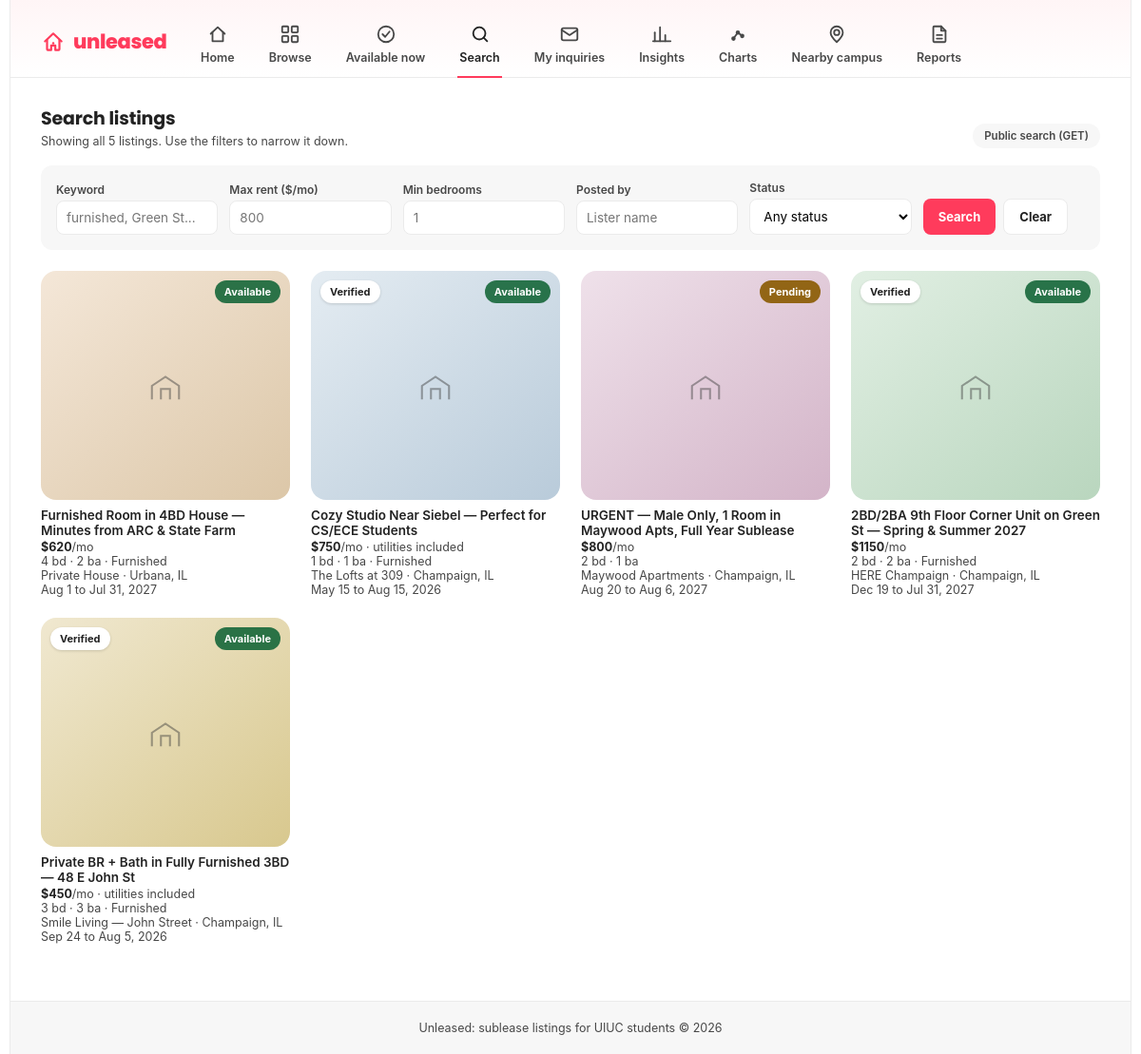
The page /listings/search/ on the database its author committed.
### listings/models.py (models this page shows, shortened)
class Listing(models.Model):
    class Status(models.TextChoices):
        AVAILABLE = 'available', 'Available'
        PENDING   = 'pending',   'Pending'
        FILLED    = 'filled',    'Filled'
    class GenderPreference(models.TextChoices):
        ANY     = 'any',     'Any'
        MALE    = 'male',    'Males only'
        FEMALE  = 'female',  'Females only'
    lister = models.ForeignKey(
        settings.AUTH_USER_MODEL,
        on_delete=models.CASCADE,          # Listing disappears if lister deletes account
        related_name='listings',
    )
    title = models.CharField(max_length=200)
    description = models.TextField(
        help_text="Full description. Can be AI-generated from a pasted WhatsApp message.",
    )
    monthly_rent = models.DecimalField(
        max_digits=7,
        decimal_places=2,
        validators=[MinValueValidator(0)],
    )
    utilities_included = models.BooleanField(
        default=False,
        help_text="True if electricity, water, internet are all bundled into the rent.",
    )
    building_name = models.CharField(
        max_length=200,
        blank=True,
        help_text="Public-facing building name shown before address is revealed.",
    )
    street_address = models.CharField(
        max_length=300,
        help_text="Full address — only revealed to seekers after an inquiry is accepted.",
    )
    unit_number = models.CharField(max_length=20, blank=True)
    city = models.CharField(max_length=100, default='Champaign')
    state = models.CharField(max_length=2, default='IL')
    zip_code = models.CharField(max_length=10, default='61820')
    bedrooms = models.PositiveSmallIntegerField()
    bathrooms = models.DecimalField(max_digits=3, decimal_places=1)
    is_private_bedroom = models.BooleanField(
        default=True,
        help_text="True if the subleasee gets a private, lockable bedroom.",
    )
    is_private_bathroom = models.BooleanField(default=False)
    is_furnished = models.BooleanField(default=False)
    has_in_unit_laundry = models.BooleanField(default=False)
    has_parking = models.BooleanField(default=False)
    has_balcony = models.BooleanField(default=False)
    pets_allowed = models.BooleanField(default=False)
    ac_included = models.BooleanField(default=True)
    available_from = models.DateField()
    available_until = models.DateField()
    gender_preference = models.CharField(
        max_length=10,
        choices=GenderPreference.choices,
        default=GenderPreference.ANY,
    )
    status = models.CharField(
        max_length=10,
        choices=Status.choices,
        default=Status.AVAILABLE,
    )
    is_property_verified = models.BooleanField(
        default=False,
        help_text="True once the lister has uploaded proof of lease.",
    )
    lease_document = models.FileField(
        upload_to='lease_docs/',
        null=True,
        blank=True,
        help_text="Private document — only visible to admins for verification.",
    )
    external_listing_url = models.URLField(
        blank=True,
        help_text="Optional link to official property manager listing (e.g. Smile Living).",
    )
    view_count = models.PositiveIntegerField(default=0)
    save_count = models.PositiveIntegerField(default=0)
    inquiry_count = models.PositiveIntegerField(default=0)
    ai_parsed = models.BooleanField(
        default=False,
        help_text="True if this listing was created via the WhatsApp message parser.",
    )
    raw_whatsapp_text = models.TextField(
        blank=True,
        help_text="Original pasted WhatsApp message stored for audit/re-parsing.",
    )
    saved_by_users = models.ManyToManyField(
        settings.AUTH_USER_MODEL,
        through='SavedListing',
        related_name='favorites',
        blank=True,
    )
    created_at = models.DateTimeField(auto_now_add=True)
    updated_at = models.DateTimeField(auto_now=True)
    class Meta:
        ordering = ['-created_at']
        constraints = [
            models.UniqueConstraint(
                fields=['lister', 'street_address', 'unit_number', 'available_from'],
                name='unique_listing_per_lister_unit_date',
            )
        ]
        verbose_name = 'Listing'
        verbose_name_plural = 'Listings'
    def get_absolute_url(self):
        return reverse('listings:detail', kwargs={'pk': self.pk})

### listings/views.py (the view)
# urls.py: path('search/', views.listing_search, name='search'),      # GET search (public, shareable)
def listing_search(request):
    q = request.GET.get('q', '').strip()
    max_rent = request.GET.get('max_rent', '').strip()
    min_bedrooms = request.GET.get('min_bedrooms', '').strip()
    lister_name = request.GET.get('lister', '').strip()
    status = request.GET.get('status', '').strip()
    results = Listing.objects.select_related('lister')
    if q:
        results = results.filter(
            Q(title__icontains=q)
            | Q(description__icontains=q)
            | Q(building_name__icontains=q)
        )
    if max_rent.isdigit():
        results = results.filter(monthly_rent__lte=max_rent)
    if min_bedrooms.isdigit():
        results = results.filter(bedrooms__gte=min_bedrooms)
    if lister_name:
        results = results.filter(
            Q(lister__first_name__icontains=lister_name)
            | Q(lister__last_name__icontains=lister_name)
            | Q(lister__username__icontains=lister_name)
        )
    if status in Listing.Status.values:
        results = results.filter(status=status)
    searched = any([q, max_rent, min_bedrooms, lister_name, status])
    context = {
        'results': results,
        'searched': searched,
        'total_listings': Listing.objects.count(),
        'status_choices': Listing.Status.choices,
        'form_values': {
            'q': q,
            'max_rent': max_rent,
            'min_bedrooms': min_bedrooms,
            'lister': lister_name,
            'status': status,
        },
    }
    return render(request, 'listings/listing_search.html', context)

### listings/templates/listings/listing_search.html (shortened to what this page needs)
{% extends "base.html" %}
{% block content %}
  <div class="section-head">
    <div>
      <h2>Search listings</h2>
      <div class="sub">
        {% if searched %}
          {{ results|length }} of {{ total_listings }} listing{{ total_listings|pluralize }} match your filters
        {% else %}
          Showing all {{ total_listings }} listing{{ total_listings|pluralize }}. Use the filters to narrow it down.
        {% endif %}
      </div>
    </div>
    <span class="pill">Public search (GET)</span>
  </div>
  <form class="search-form" method="get" action="{% url 'listings:search' %}">
    <div>
      <label for="q">Keyword</label>
      <input id="q" name="q" type="text" placeholder="furnished, Green St..." value="{{ form_values.q }}">
    </div>
    <div>
      <label for="max_rent">Max rent ($/mo)</label>
      <input id="max_rent" name="max_rent" type="number" min="0" step="50" placeholder="800" value="{{ form_values.max_rent }}">
    </div>
    <div>
      <label for="min_bedrooms">Min bedrooms</label>
      <input id="min_bedrooms" name="min_bedrooms" type="number" min="0" placeholder="1" value="{{ form_values.min_bedrooms }}">
    </div>
    <div>
      <label for="lister">Posted by</label>
      <input id="lister" name="lister" type="text" placeholder="Lister name" value="{{ form_values.lister }}">
    </div>
    <div>
      <label for="status">Status</label>
      <select id="status" name="status">
        <option value="">Any status</option>
      </select>
    </div>
    <div class="search-actions">
      <button class="btn" type="submit">Search</button>
      <a class="btn btn--ghost" href="{% url 'listings:search' %}">Clear</a>
    </div>
  </form>
  <div class="grid">
    {% for listing in results %}
      {% cycle 'g1' 'g2' 'g3' 'g4' 'g5' 'g6' 'g7' 'g8' as tint silent %}
      {% include "listings/partials/_listing_card.html" with tint=tint %}
    {% empty %}
      <div class="empty">
        <div class="empty-icon">{% include "partials/_house_icon.html" %}</div>
        <h3>No listings match your search</h3>
        <p>Try a higher max rent, fewer bedrooms, or a different keyword. <a href="{% url 'listings:search' %}"><u>Clear all filters</u></a></p>
      </div>
    {% endfor %}
  </div>
{% endblock %}

### listings/templates/listings/partials/_listing_card.html
<a class="card" href="{{ listing.get_absolute_url }}">
  <div class="thumb {{ tint|default:'g1' }}">
    {% if listing.is_property_verified %}<span class="badge-fav">Verified</span>{% endif %}
    <span class="status status--{{ listing.status }}">{{ listing.get_status_display }}</span>
    <div class="thumb-icon">{% include "partials/_house_icon.html" %}</div>
  </div>
  <p class="card-title">{{ listing.title }}</p>
  <p class="card-meta"><b>${{ listing.monthly_rent|floatformat:"0" }}</b>/mo{% if listing.utilities_included %} &middot; utilities included{% endif %}</p>
  <p class="card-meta">{{ listing.bedrooms }} bd &middot; {{ listing.bathrooms|floatformat:"-1" }} ba{% if listing.is_furnished %} &middot; Furnished{% endif %}</p>
  <p class="card-meta">{{ listing.building_name|default:"Private residence" }} &middot; {{ listing.city }}, {{ listing.state }}</p>
  <p class="card-meta">{{ listing.available_from|date:"M j" }} to {{ listing.available_until|date:"M j, Y" }}</p>
</a>

### templates/partials/_house_icon.html
<svg viewBox="0 0 24 24" aria-hidden="true"><path d="M3 21v-9l9-6 9 6v9"/><path d="M9 21v-7h6v7"/></svg>

### static/css/base.css (style rules this page uses)
:root { --accent: #FF3B5C; --accent-dark: #E31C41; --ink: #222222; --ink-soft: #484848; --line: #EBEBEB; --bg-card: #F7F7F7; --radius-lg: 16px; --radius-md: 12px; --radius-pill: 999px; --font-display: 'Poppins', -apple-system, BlinkMacSystemFont, "Segoe UI", sans-serif; }
* { box-sizing: border-box; }
html, body { margin: 0; padding: 0; }
body { font-family: -apple-system, BlinkMacSystemFont, "Segoe UI", Helvetica, Arial, sans-serif; color: var(--ink); background: #fff; -webkit-font-smoothing: antialiased; }
a { color: inherit; text-decoration: none; }
.section-head { display: flex; align-items: flex-end; justify-content: space-between; gap: 12px; margin-bottom: 18px; }
.section-head h2 { font-family: var(--font-display); font-size: 19px; margin: 0; letter-spacing: -0.01em; }
.section-head .sub { font-size: 12.5px; color: var(--ink-soft); margin-top: 2px; }
.pill { font-size: 11.5px; font-weight: 600; color: var(--ink-soft); background: var(--bg-card); border-radius: var(--radius-pill); padding: 6px 12px; white-space: nowrap; }
.grid { display: grid; grid-template-columns: repeat(auto-fill, minmax(240px, 1fr)); gap: 22px; }
.card { display: block; }
.thumb { position: relative; border-radius: var(--radius-lg); aspect-ratio: 1 / 0.92; overflow: hidden; margin-bottom: 8px; transition: transform 0.15s ease, box-shadow 0.15s ease; }
.badge-fav { position: absolute; top: 10px; left: 10px; background: #fff; color: var(--ink); font-size: 11px; font-weight: 700; padding: 5px 10px; border-radius: var(--radius-pill); box-shadow: 0 1px 3px rgba(0, 0, 0, 0.15); }
.status { position: absolute; top: 10px; right: 10px; font-size: 11px; font-weight: 700; padding: 5px 10px; border-radius: var(--radius-pill); background: rgba(0, 0, 0, 0.55); color: #fff; }
.status--available { background: rgba(23, 104, 58, 0.9); }
.status--pending { background: rgba(138, 90, 0, 0.9); }
.card-title { font-size: 13.5px; font-weight: 600; margin: 0 0 2px; }
.card-meta { font-size: 12.5px; color: var(--ink-soft); margin: 0; }
.card-meta b { color: var(--ink); }
.g1 { background: linear-gradient(140deg, #F4E7D8, #DCC7A8); }
.g2 { background: linear-gradient(140deg, #E4ECF2, #B9CBDA); }
.g3 { background: linear-gradient(140deg, #EFE1EA, #D3B4C8); }
.g4 { background: linear-gradient(140deg, #E1EFE3, #B9D6BE); }
.g5 { background: linear-gradient(140deg, #F0E8D0, #D8C88E); }
.thumb-icon { position: absolute; inset: 0; display: flex; align-items: center; justify-content: center; opacity: 0.45; }
.thumb-icon svg { width: 38px; height: 38px; stroke: #3a3a3a; fill: none; stroke-width: 1.3; }

### listings/templates/listings/listing_search.html (style rules this page uses)
.search-form { display: grid; grid-template-columns: repeat(auto-fit, minmax(160px, 1fr)); gap: 12px; align-items: end; background: var(--bg-card); border-radius: var(--radius-md); padding: 16px; margin-bottom: 22px; }
.search-form label { display: block; font-size: 12px; font-weight: 600; color: var(--ink-soft); margin-bottom: 4px; }
.search-form input, .search-form select { width: 100%; font: inherit; font-size: 13.5px; padding: 9px 10px; border: 1px solid var(--line); border-radius: 8px; background: #fff; }
.search-actions { display: flex; gap: 8px; }
.btn { font: inherit; font-size: 13px; font-weight: 700; cursor: pointer; padding: 10px 16px; border-radius: 8px; border: 0; background: var(--accent); color: #fff; text-align: center; }
.btn--ghost { background: #fff; color: var(--ink); border: 1px solid var(--line); }

### rows shown on the page
Listing: status "Available", title "Furnished Room in 4BD House — Minutes from ARC & State Farm", monthly_rent "620", bedrooms "4", bathrooms "2", is_furnished "· Furnished", building_name "Private House", city "Urbana", state "IL", available_from "Aug 1", available_until "Jul 31, 2027"
Listing: is_property_verified "Verified", status "Available", title "Cozy Studio Near Siebel — Perfect for CS/ECE Students", monthly_rent "750", utilities_included "· utilities included", bedrooms "1", bathrooms "1", is_furnished "· Furnished", building_name "The Lofts at 309", city "Champaign", state "IL", available_from "May 15", available_until "Aug 15, 2026"
Listing: status "Pending", title "URGENT — Male Only, 1 Room in Maywood Apts, Full Year Sublease", monthly_rent "800", bedrooms "2", bathrooms "1", building_name "Maywood Apartments", city "Champaign", state "IL", available_from "Aug 20", available_until "Aug 6, 2027"
Listing: is_property_verified "Verified", status "Available", title "2BD/2BA 9th Floor Corner Unit on Green St — Spring & Summer 2027", monthly_rent "1150", bedrooms "2", bathrooms "2", is_furnished "· Furnished", building_name "HERE Champaign", city "Champaign", state "IL", available_from "Dec 19", available_until "Jul 31, 2027"
Listing: is_property_verified "Verified", status "Available", title "Private BR + Bath in Fully Furnished 3BD — 48 E John St", monthly_rent "450", utilities_included "· utilities included", bedrooms "3", bathrooms "3", is_furnished "· Furnished", building_name "Smile Living — John Street", city "Champaign", state "IL", available_from "Sep 24", available_until "Aug 5, 2026"

### other values the page prints
{{ total_listings }} "5"
